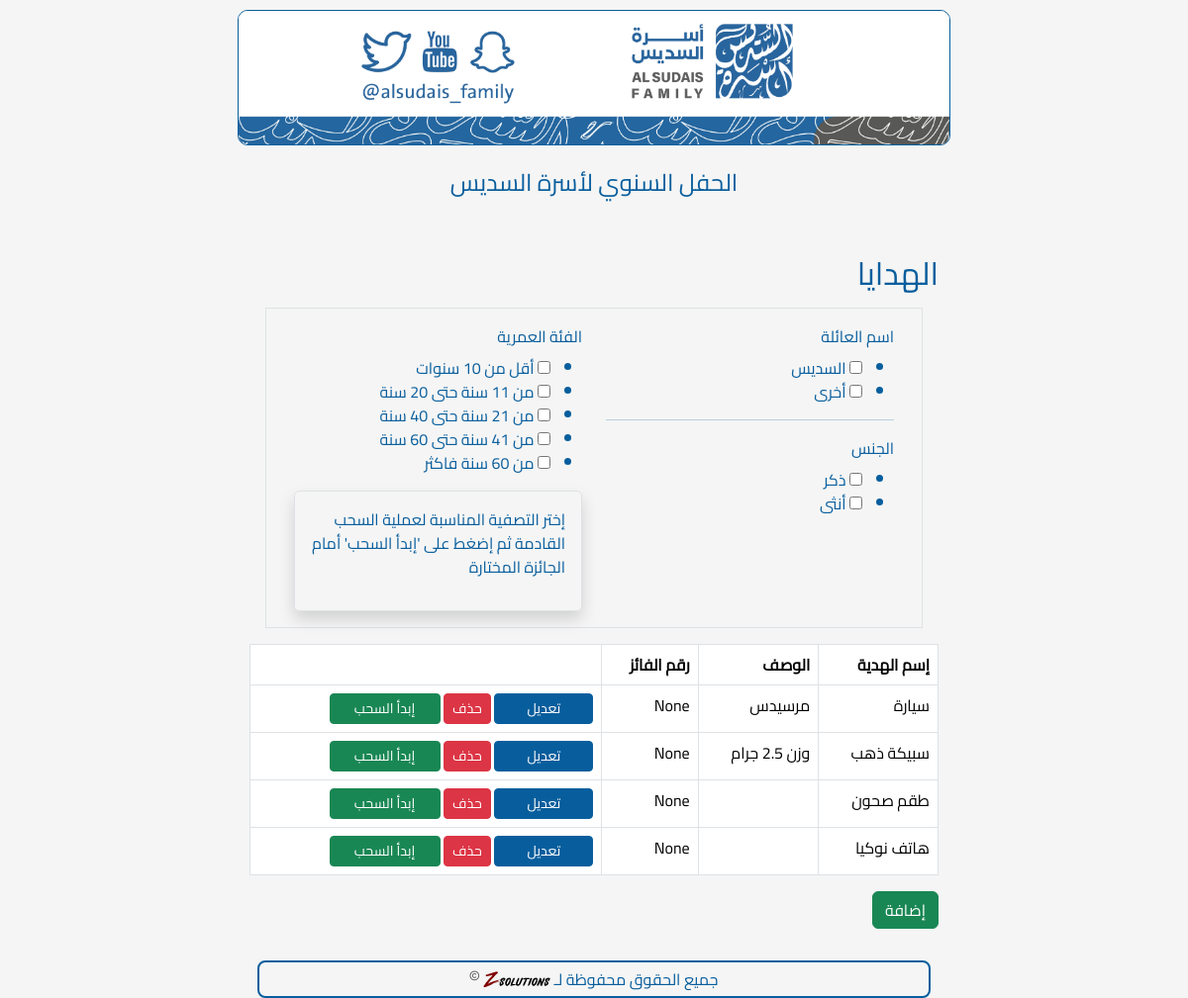
/prizes, run on an earlier commit of the app's database.
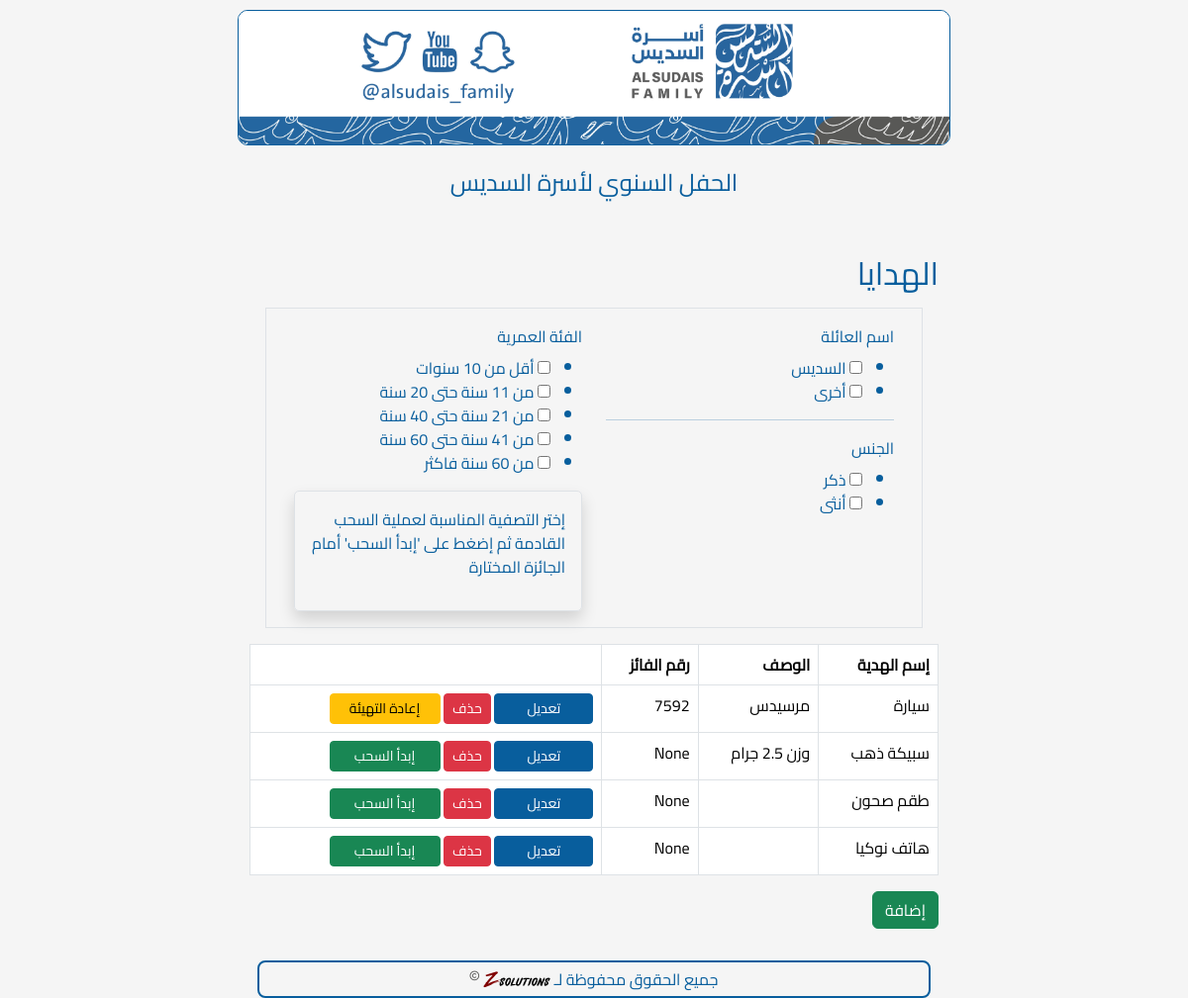
And on a later commit of the database.
### app.py (models this page shows, shortened)
class Prize(db.Model):
    __tablename__ = "prize"
    id = db.Column(db.Integer, primary_key=True)
    name = db.Column(db.String(100), nullable=False)
    description = db.Column(db.Text)
    guest_registration_number = db.Column(db.String(4))
    allowed_families = db.Column(db.String(100))
    allowed_age_range = db.Column(db.String(100))
    allowed_gender = db.Column(db.String(100))
    is_next = db.Column(db.Boolean, default=False)

### app.py (the view, shortened to what this page needs)
@app.route("/prizes", methods=["GET", "POST"])
def list_prizes():
    prizes = Prize.query.all()
    filters = FilterForm()
    return render_template("prizes.html", prizes=prizes, filters=filters)

### app.py
class FilterForm(FlaskForm):
    family_name = MultiCheckboxField(
        "اسم العائلة", choices=[("السديس", "السديس"), ("أخرى", "أخرى")]
    )
    age = MultiCheckboxField(
        "الفئة العمرية",
        choices=[
            ("أقل من 10 سنوات", "أقل من 10 سنوات"),
            ("من 11 سنة حتى 20 سنة", "من 11 سنة حتى 20 سنة"),
            ("من 21 سنة حتى 40 سنة", "من 21 سنة حتى 40 سنة"),
            ("من 41 سنة حتى 60 سنة", "من 41 سنة حتى 60 سنة"),
            ("من 60 سنة فاكثر", "من 60 سنة فاكثر"),
        ],
    )
    gender = MultiCheckboxField("الجنس", choices=[("ذكر", "ذكر"), ("أنثى", "أنثى")])
    prize_id = IntegerField("الهدية", validators=[DataRequired()])
    submit = SubmitField("بحث")

### app.py (called while the page is built)
@app.context_processor
def utility_processor():
    return {
        'min': min,
        'max': max  # Also adding max since we might need it
    }

### templates/prizes.html (shortened to what this page needs)
<!DOCTYPE html>
{% extends 'base.html' %}
{% block content %}
  <h2>الهدايا</h2>
  <form method="post" id="prizeForm">
    <div class="border p-3 m-3 row ">
      <div class="col">
        {{ filters.family_name.label(class="form-label") }}
        {{ filters.family_name() }}
        <hr>
        {{ filters.gender.label(class="form-label") }}
        {{ filters.gender() }}
        </div>
      <div class="col">
        {{ filters.age.label(class="form-label") }}
        {{ filters.age() }}
        <div class="border p-3 shadow" style="border-radius: 5px;">
          <p>إختر التصفية المناسبة لعملية السحب القادمة ثم إضغط على 'إبدأ السحب' أمام الجائزة المختارة</p>
        </div>
      </div>
    </div>
  <table class="table table-bordered">
    <thead>
      <tr>
        <th>إسم الهدية</th>
        <th>الوصف</th>
        <th>رقم الفائز</th>
        <th></th>
      </tr>
    </thead>
    <tbody>
      {% for prize in prizes %}
        <tr>
          <td>{{ prize.name }}</td>
          <td>{{ prize.description }}</td>
          <td>{{ prize.guest_registration_number }}</td>
          <td>
            {% if not prize.is_next %}
              <a href="{{ url_for('edit_prize', id=prize.id) }}" class="btn btn-primary btn-sm">تعديل</a>
            {% else %}
              <span class="btn btn-primary btn-sm disabled">تعديل</span>
            {% endif %}
            <form action="{{ url_for('delete_prize', id=prize.id) }}" method="post" style="display: inline-block;">
              {% if not prize.is_next %}
                <button type="submit" class="btn btn-danger btn-sm" onclick="return confirm('هل أنت متأكد من الحذف؟')">حذف</button>
              {% else %}
                <span class="btn btn-danger btn-sm disabled">حذف</span>
              {% endif %}
            </form>
            {%if prize.guest_registration_number==None and not prize.is_next%}
              <button type="submit" class="btn btn-success btn-sm" style="width: 8em" name="prize_id" value="{{ prize.id }}">إبدأ السحب</button>
            {%elif prize.guest_registration_number==None and prize.is_next%}
              <button type="button" class="btn btn-primary btn-sm refresh-status" style="width: 8em">جاري السحب</button>
            {%else%}
              <form action="{{ url_for('reset_prize', id=prize.id) }}" method="post" style="display: inline-block;">
                <button type="submit" class="btn btn-warning btn-sm" style="width: 8em" onclick="return confirm('هل أنت متأكد من إعادة التهيئة؟')">إعادة التهيئة</button>
              </form>
            {%endif%}
          </td>
        </tr>
      {% endfor %}
    </tbody>
  </table>
  <a href="{{ url_for('add_prize') }}" class="btn btn-success">إضافة</a>
</form>
{% endblock %}

### templates/base.html (shortened to what this page needs)
<!DOCTYPE html>
<html lang="ar" dir="rtl">
<head>
    <link rel="stylesheet" href="https://cdn.jsdelivr.net/npm/bootstrap@5.3.2/dist/css/bootstrap.rtl.min.css">
    <link rel="stylesheet" href="https://cdnjs.cloudflare.com/ajax/libs/font-awesome/6.5.1/css/all.min.css">
    <link rel="stylesheet" href="{{ url_for('static', filename='styles/mystyle.css') }}">
</head>
<body>
    <div class="page-wrapper d-flex flex-column h-100">
        <div class="content-wrapper flex-grow-1">
            <div class="header">
                <img src="/static/Header.jpg" alt="Header Image">
                <div class="welcome-message">الحفل السنوي لأسرة السديس</div>
            </div>
            <div class="container mt-4">
                {% block content %}{% endblock %}
            </div>
        </div>
        <div class="footer mt-auto">
            <p>جميع الحقوق محفوظة لـ <a href="https://thez.solutions/home" target="_blank"><img src="{{ url_for('static', filename='z_logo.svg') }}" alt="Z Solutions" style="height: 20px; vertical-align: middle;"></a> <i class="far fa-copyright" style="color: #585856; font-size: 0.6em; vertical-align: super;"></i></p>
        </div>
    </div>
</body>
</html>

### static/styles/mystyle.css (style rules this page uses)
* { font-family: 'Cairo-Regular', sans-serif; }
html, body { height: 100%; margin: 0; }
body { font-family: 'Cairo-Regular', sans-serif; background-color: whitesmoke; color: #085E9D; font-family: Arial, sans-serif; margin-left: auto; margin-right: auto; display: flex; flex-direction: column; }
.page-wrapper { min-height: 100vh; display: flex; flex-direction: column; }
.content-wrapper { flex: 1 0 auto; padding-bottom: 2rem; }
.footer { flex-shrink: 0; text-align: center; padding: 5px 0; margin: 0 20px 10px 20px; color: #085E9D; border-radius: 8px; border-width: 2px; border-color: #085E9D; border-style: solid; }
.footer p { margin: 0; line-height: 24px; }
.footer a { color: white; text-decoration: none; }
@media (min-width: 768px) { body { max-width: 60%; } }
.header { position: relative; width: 100%; margin-bottom: 20px; z-index: 1; padding-top: 10px; padding-bottom: 10px; text-align: center; }
.header img { max-width: 100%; min-height: 100px; border-radius: 10px; border-width: 1px; border-color: #085E9D; border-style: solid; }
.welcome-message { font-size: 24px; margin: 20px 0; }
.btn-primary { background-color: #085E9D; border-color: #085E9D; min-width: 100px; }

What changed in the data, as far as the page shows it:
changed Prize "سيارة": guest_registration_number "None" → "7592"; guest_registration_number "إبدأ السحب" → "إعادة التهيئة"
